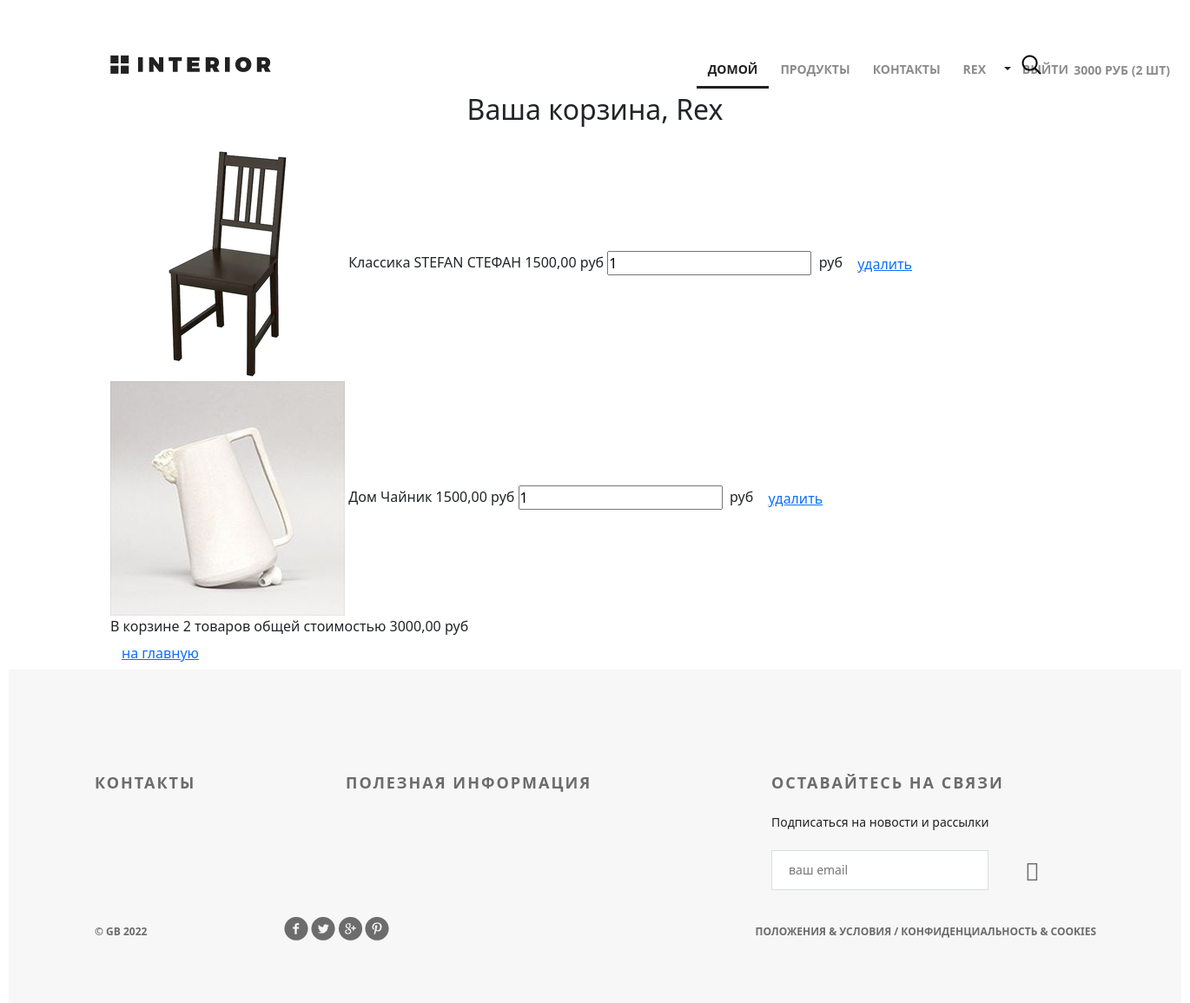
/basket/ (signed in), run on an earlier commit of the app's database.
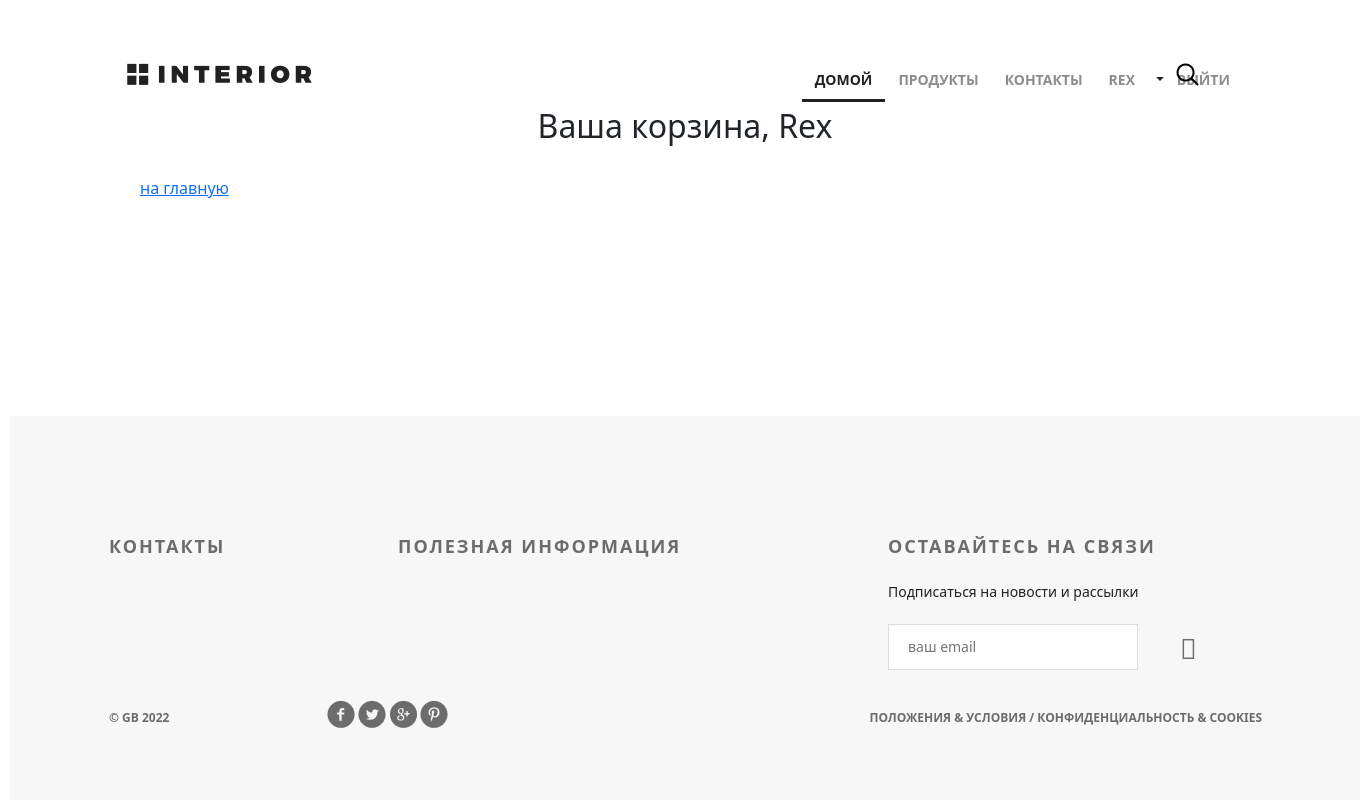
And on a later commit of the database.
### basketapp/models.py (models this page shows, shortened)
class Basket(models.Model):
    objects = BasketQuerySet.as_manager()
    user = models.ForeignKey(
        settings.AUTH_USER_MODEL,
        on_delete=models.CASCADE,
        related_name='basket',
    )
    product = models.ForeignKey(
        Product,
        on_delete=models.CASCADE,
    )
    quantity = models.PositiveIntegerField(verbose_name='количество', default=0)
    add_datetime = models.DateTimeField(verbose_name='время', auto_now_add=True)
    @property
    def product_cost(self):
        return self.product.price * self.quantity
    @property
    def total_quantity(self):
        _items = Basket.objects.filter(user=self.user)
        _total_quantity = sum(list(map(lambda x: x.quantity, _items)))
        return _total_quantity
    @property
    def total_cost(self):
        _items = Basket.objects.filter(user=self.user)
        _total_cost = sum(list(map(lambda x: x.product_cost, _items)))
        return _total_cost

### mainapp/models.py (models this page shows, shortened)
class Product(models.Model):
    category = models.ForeignKey(ProductCategory, on_delete=models.CASCADE)
    name = models.CharField(verbose_name='имя продукта', max_length=128)
    image = models.ImageField(upload_to='products_images', blank=True)
    short_desc = models.CharField(verbose_name='краткое описание продукта', max_length=60, blank=True)
    description = models.TextField(verbose_name='описание продукта', blank=True)
    price = models.DecimalField(verbose_name='цена продукта', max_digits=8, decimal_places=2, default=0)
    quantity = models.PositiveIntegerField(verbose_name='количество на складе', default=0)
    is_active = models.BooleanField(default=True)

class ProductCategory(models.Model):
    name = models.CharField(verbose_name='имя', max_length=64, unique=True)
    description = models.TextField(verbose_name='описание', blank=True)
    created = models.DateTimeField(auto_now_add=True)
    updated = models.DateTimeField(auto_now=True)
    is_active = models.BooleanField(default=True)

### authapp/models.py (models this page shows, shortened)
class ShopUser(AbstractUser):
    avatar = models.ImageField(upload_to='users_avatars', blank=True)
    age = models.PositiveIntegerField(verbose_name='возраст', default=18)
    activation_key = models.CharField(max_length=128, blank=True)
    activation_key_expires = models.DateTimeField(default=(now() + timedelta(hours=48)))

### basketapp/views.py (the view)
# urls.py: path('', basketapp.basket, name='index'),
@login_required
def basket(request):
    title = 'корзина'
    basket_items = Basket.objects.filter(user=request.user).order_by('product__category')
    context = {
        'title': title,
        'basket_items': basket_items,
    }
    return render(request, 'basketapp/basket.html', context=context)

### mainapp/context_processors.py (called while the page is built)
def basket(request):
    print(f'context processor basket works')
    basket = []
    if request.user.is_authenticated:
        basket = Basket.objects.filter(user=request.user)
    return {
        'basket': basket,
    }

### basketapp/templates/basketapp/basket.html (shortened to what this page needs)
{% extends 'geekshop/base.html' %}
{% load static %}
{% block css %}
    <link href="https://cdn.jsdelivr.net/npm/bootstrap@5.0.2/dist/css/bootstrap.min.css" rel="stylesheet">
{% endblock %}
{% block content %}
    <div class="header clearfix">
        {% include 'geekshop/includes/main_menu.html' %}
        <a href="#" class="basket"></a>
    </div>
    <div class="h2 text-center head">
      Ваша корзина,
      {% if user.first_name %}
        {{ user.first_name|title}}
      {% else %}
        Пользователь
      {% endif %}
    </div>
    {% include 'basketapp/includes/inc_basket_list.html' %}
{% endblock %}

### basketapp/templates/basketapp/includes/inc_basket_list.html
 <div class="basket_list mt-4">
  {% for item in basket_items %}
    <div class="basket_record">
      <img src="/media/{{ item.product.image }}"
           alt="{{ item.product.short_desc }}">
      <span class="category_name">{{ item.product.category.name }}</span>
      <span class="product_name">{{ item.product.name }}</span>
      <span class="product_price">{{ item.product.price }}&nbspруб</span>
      <input type="number" name="{{ item.pk }}"
                           min="0"
                           value="{{ item.quantity }}">
      <span class="product_cost">{{ item.cost }}&nbspруб</span>
      <button class="btn btn-round">
        <a href="{% url 'basket:remove' item.pk %}" class="">
          удалить
        </a>
      </button>
    </div>
  {% endfor %}
  {% if basket_items %}
    <div class="basket_summary">
      В корзине {{ basket_items.0.total_quantity }} товаров общей стоимостью
                {{ basket_items.0.total_cost }} руб
    </div>
  {% endif %}
    <button class="btn btn-round">
      <a href="{% url 'index' %}">на главную</a>
    </button>
  </div>

What changed in the data, as far as the page shows it:
removed Basket: product.image (picture), product.category.name "Классика", product.name "STEFAN СТЕФАН", product.price "1500,00", quantity "1", user+quantity "2", user+product+quantity "3000,00"
removed Basket: product.image (picture), product.category.name "Дом", product.name "Чайник", product.price "1500,00", quantity "1"
Also different on the page:
text no longer shown: "В корзине товаров общей стоимостью руб"
